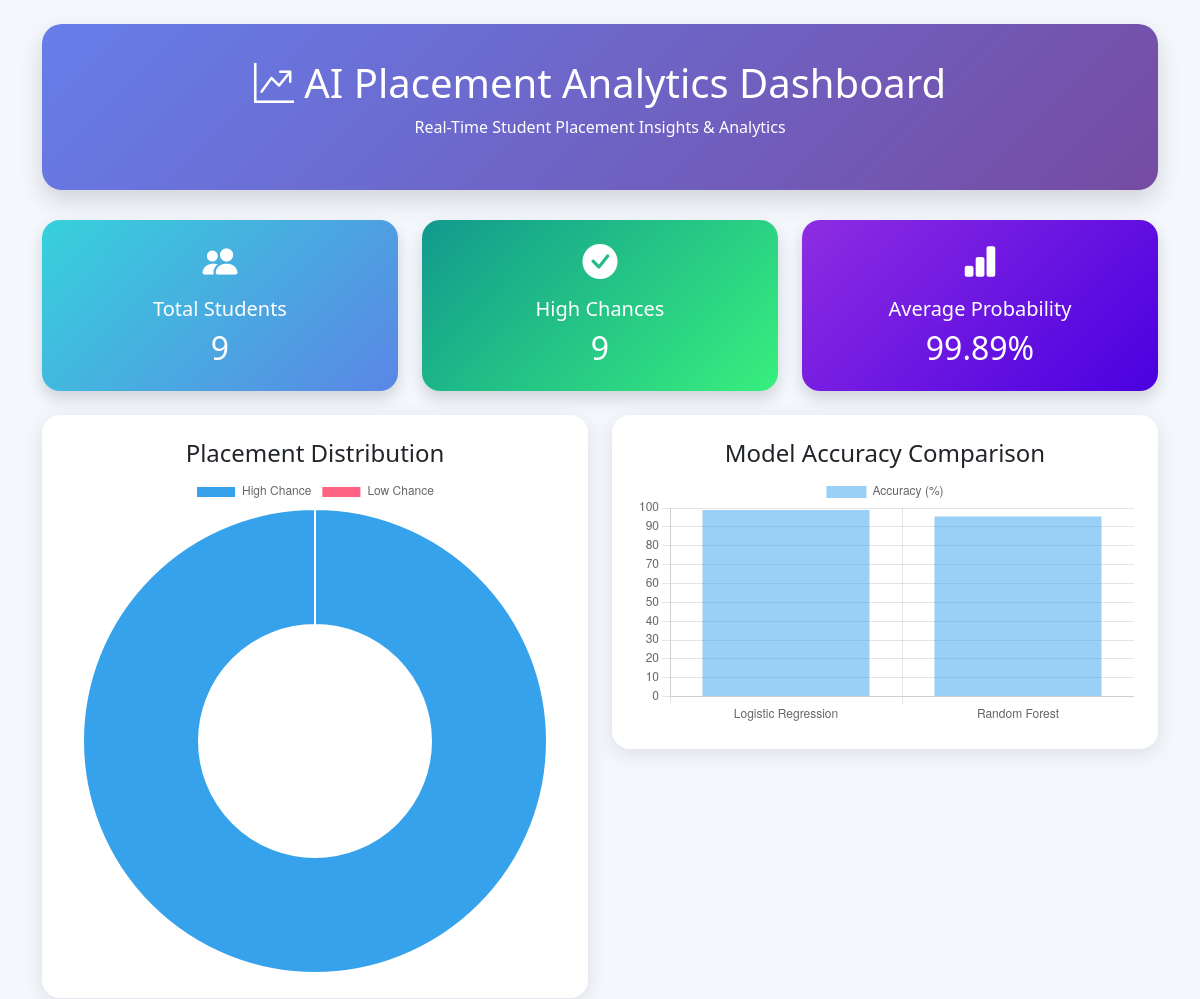
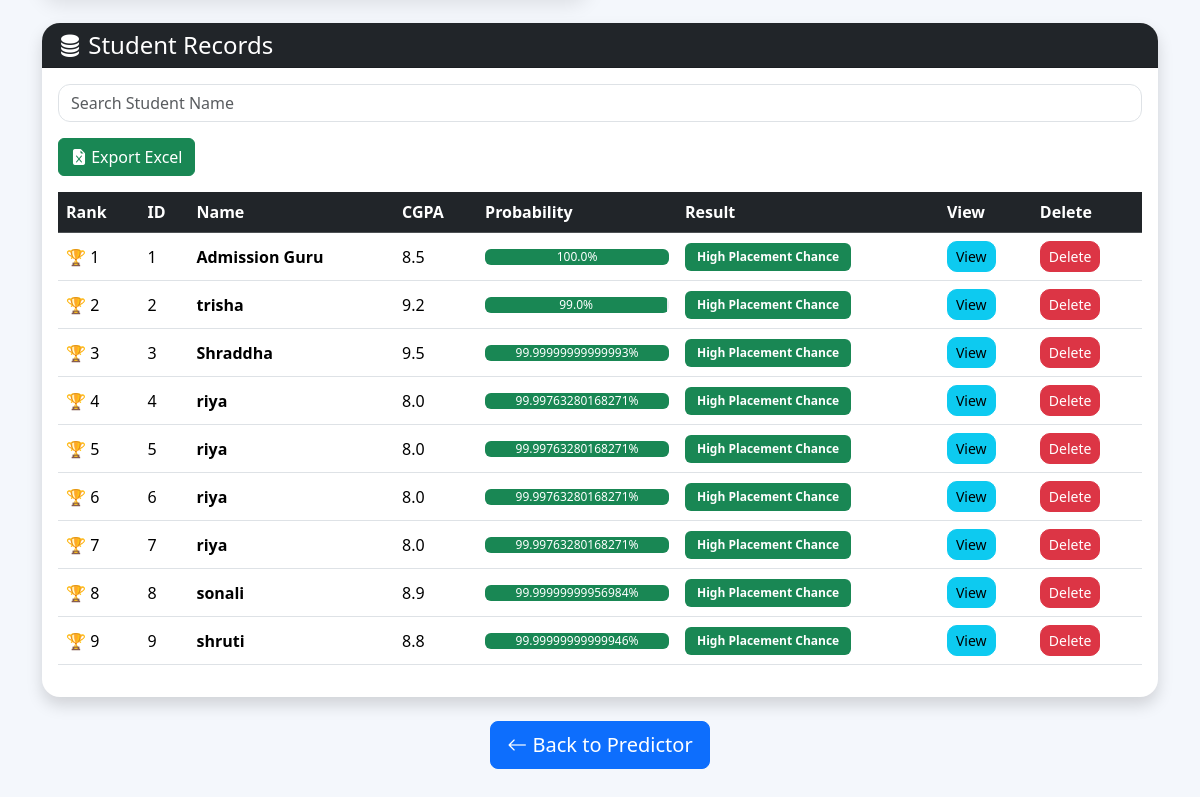
The app's page /dashboard, older data (2 pictures, top to bottom).
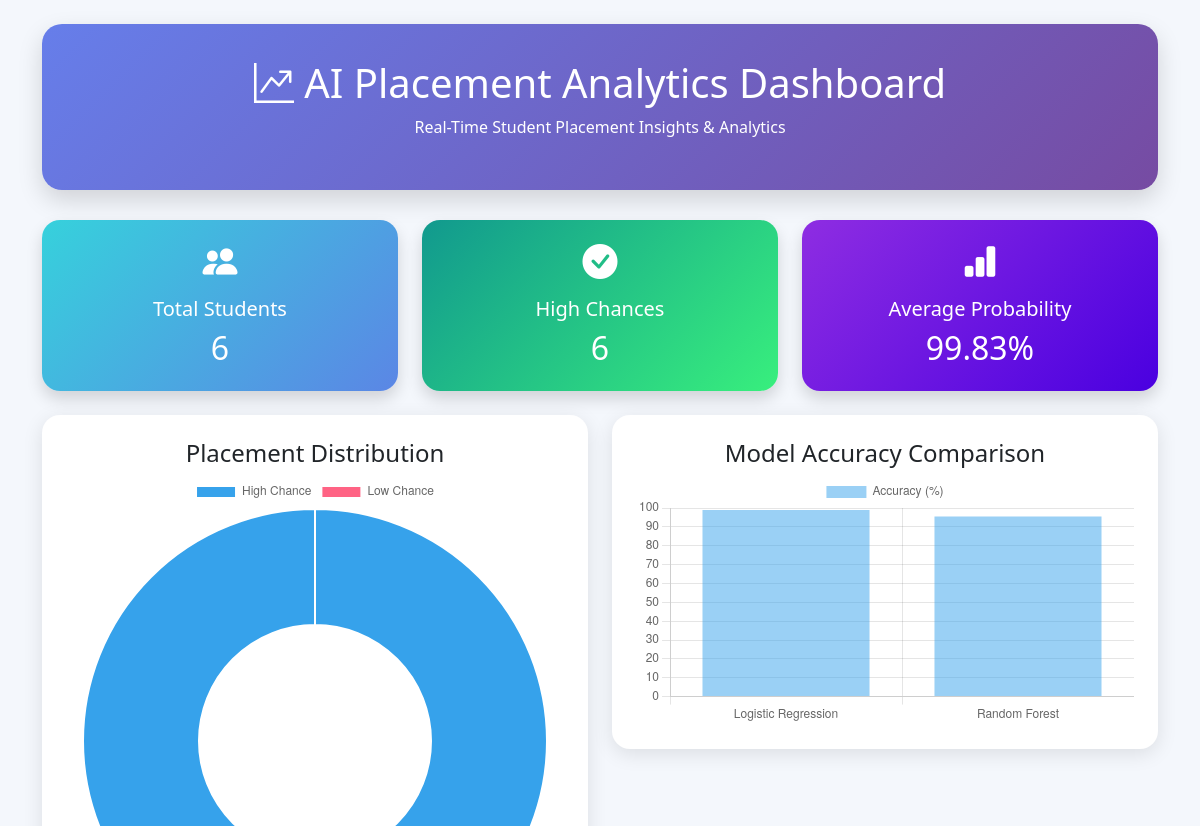
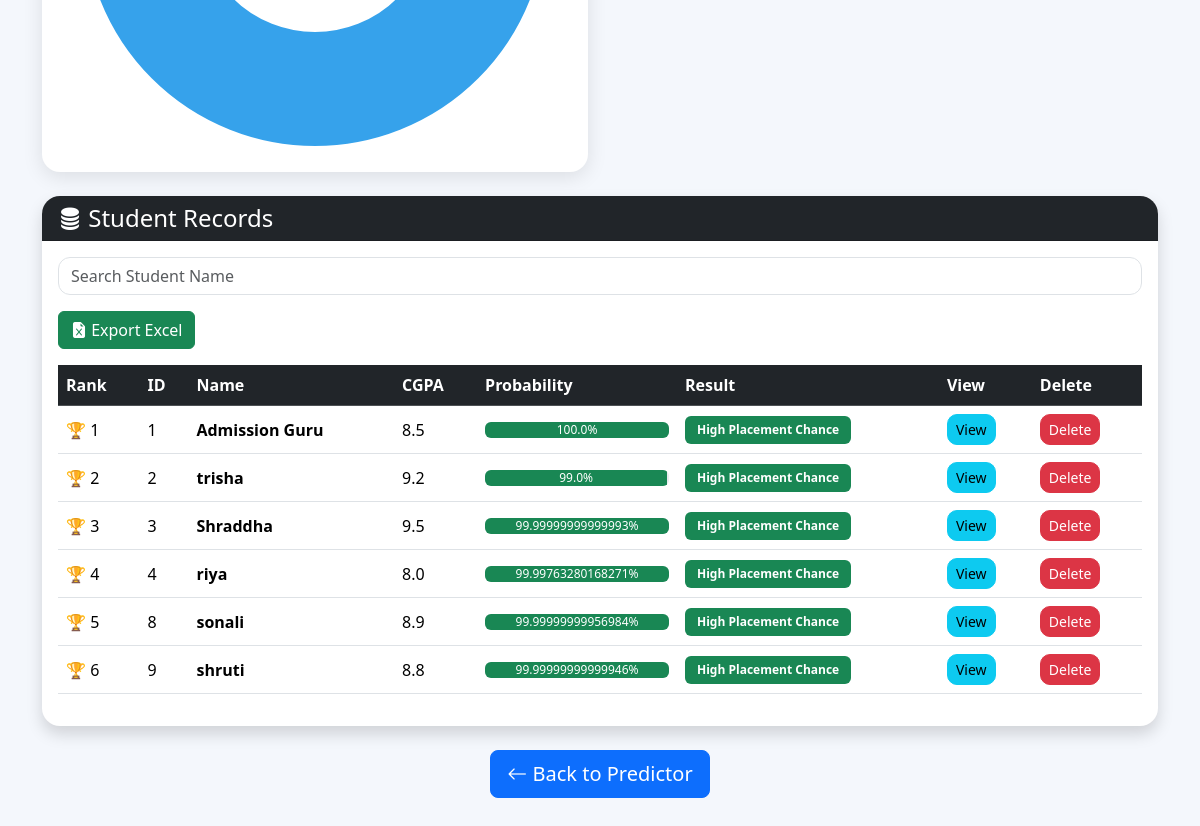
The same page, newer data (2 pictures, top to bottom).
### tables this page shows
CREATE TABLE students(
    id INTEGER PRIMARY KEY AUTOINCREMENT,
    name TEXT,
    cgpa REAL,
    aptitude INTEGER,
    communication INTEGER,
    projects INTEGER,
    internships INTEGER,
    certifications INTEGER,
    dsa INTEGER,
    probability REAL,
    result TEXT
);

### app.py (the view)
@app.route("/dashboard")
def dashboard():
    lr_accuracy = 99
    rf_accuracy = 95.5
    search = request.args.get("search")
    conn = sqlite3.connect("students.db")
    cursor = conn.cursor()
    if search:
        cursor.execute("""
        SELECT * FROM students
        ORDER BY probability DESC
        """)
    else:
        cursor.execute("SELECT * FROM students")
    students = cursor.fetchall()
    cursor.execute("""
        SELECT COUNT(*)
        FROM students
        WHERE result='High Placement Chance'
    """)
    high = cursor.fetchone()[0]
    cursor.execute("""
        SELECT COUNT(*)
        FROM students
        WHERE result='Low Placement Chance'
    """)
    low = cursor.fetchone()[0]
    cursor.execute("""
        SELECT AVG(probability)
        FROM students
    """)
    avg_probability = cursor.fetchone()[0]
    conn.close()
    if avg_probability is None:
        avg_probability = 0
    return render_template(
        "dashboard.html",
        students=students,
        high=high,
        low=low,
        avg_probability=round(avg_probability, 2),
        lr_accuracy=lr_accuracy,
        rf_accuracy=rf_accuracy
    )

### templates/dashboard.html (shortened to what this page needs)
<!DOCTYPE html>
<html lang="en">
<head>
<link href="https://cdn.jsdelivr.net/npm/bootstrap@5.3.3/dist/css/bootstrap.min.css"
      rel="stylesheet">
<link rel="stylesheet"
      href="https://cdn.jsdelivr.net/npm/bootstrap-icons@1.11.3/font/bootstrap-icons.css">
</head>
<body>
<div class="container mt-4">
    <div class="dashboard-header">
        <h1>
            <i class="bi bi-graph-up-arrow"></i>
            AI Placement Analytics Dashboard
        </h1>
        <p class="mt-2">
            Real-Time Student Placement Insights & Analytics
        </p>
    </div>
    <div class="row g-4">
        <div class="col-md-4">
            <div class="card stat-card card-blue shadow">
                <div class="card-body text-center">
                    <i class="bi bi-people-fill icon"></i>
                    <h5 class="mt-2">
                        Total Students
                    </h5>
                    <h2>
                        {{ students|length }}
                    </h2>
                </div>
            </div>
        </div>
        <div class="col-md-4">
            <div class="card stat-card card-green shadow">
                <div class="card-body text-center">
                    <i class="bi bi-check-circle-fill icon"></i>
                    <h5 class="mt-2">
                        High Chances
                    </h5>
                    <h2>
                        {{ high }}
                    </h2>
                </div>
            </div>
        </div>
        <div class="col-md-4">
            <div class="card stat-card card-purple shadow">
                <div class="card-body text-center">
                    <i class="bi bi-bar-chart-fill icon"></i>
                    <h5 class="mt-2">
                        Average Probability
                    </h5>
                    <h2>
                        {{ avg_probability }}%
                    </h2>
                </div>
            </div>
        </div>
    </div>
    <div class="row mt-4">
        <div class="col-md-6">
            <div class="card chart-card p-4">
                <h4 class="text-center">
                    Placement Distribution
                </h4>
                <canvas id="placementChart"></canvas>
            </div>
        </div>
        <div class="col-md-6">
            <div class="card chart-card p-4">
                <h4 class="text-center">
                    Model Accuracy Comparison
                </h4>
                <canvas id="accuracyChart"></canvas>
            </div>
        </div>
    </div>
    <div class="card table-card shadow mt-4">
        <div class="card-header bg-dark text-white">
            <h4 class="mb-0">
                <i class="bi bi-database-fill"></i>
                Student Records
            </h4>
        </div>
        <div class="card-body">
            <form method="GET"
                  action="/dashboard"
                  class="mb-3">
                <input type="text"
                       name="search"
                       class="form-control search-box"
                       placeholder="Search Student Name">
            </form>
            <a href="/export"
               class="btn btn-success mb-3">
               <i class="bi bi-file-earmark-excel-fill"></i>
               Export Excel
            </a>
            <div class="table-responsive">
            <table class="table table-hover align-middle">
                <thead class="table-dark">
                <tr>
                    <th>Rank</th>
                    <th>ID</th>
                    <th>Name</th>
                    <th>CGPA</th>
                    <th>Probability</th>
                    <th>Result</th>
                    <th>View</th>
                    <th>Delete</th>
                </tr>
                </thead>
                <tbody>
                {% for student in students %}
                <tr>
                    <td>
                        🏆 {{ loop.index }}
                    </td>
                    <td>{{ student[0] }}</td>
                    <td>
                        <strong>{{ student[1] }}</strong>
                    </td>
                    <td>{{ student[2] }}</td>
                    <td>
                        <div class="progress">
                            <div class="progress-bar bg-success"
                                 style="width: {{ student[9] }}%;">
                                {{ student[9] }}%
                            </div>
                        </div>
                    </td>
                    <td>
                        {% if "High" in student[10] %}
                        <span class="badge badge-high">
                            {{ student[10] }}
                        </span>
                        {% else %}
                        <span class="badge badge-low">
                            {{ student[10] }}
                        </span>
                        {% endif %}
                    </td>
                    <td>
                        <a href="/student/{{ student[0] }}"
                           class="btn btn-info btn-sm action-btn">
                            View
                        </a>
                    </td>
                    <td>
                        <a href="/delete/{{ student[0] }}"
                           class="btn btn-danger btn-sm action-btn">
                            Delete
                        </a>
                    </td>
                </tr>
                {% endfor %}
                </tbody>
            </table>
            </div>
        </div>
    </div>
    <div class="text-center mt-4 mb-5">
        <a href="/"
           class="btn btn-primary btn-lg">
            <i class="bi bi-arrow-left"></i>
            Back to Predictor
        </a>
    </div>
</div>
<script>
const placementCtx =
document.getElementById('placementChart');
new Chart(placementCtx,{
    type:'doughnut',
    data:{
        labels:['High Chance','Low Chance'],
        datasets:[{
            data:[{{ high }},{{ low }}]
        }]
    }
});
const accuracyCtx =
document.getElementById('accuracyChart');
new Chart(accuracyCtx,{
    type:'bar',
    data:{
        labels:[
            'Logistic Regression',
            'Random Forest'
        ],
        datasets:[{
            label:'Accuracy (%)',
            data:[
                {{ lr_accuracy }},
                {{ rf_accuracy }}
            ]
        }]
    }
});
</script>
</body>
</html>

### templates/dashboard.html (style rules this page uses)
body { background:#f4f7fc; font-family:'Segoe UI',sans-serif; }
.dashboard-header { background:linear-gradient(135deg,#667eea,#764ba2); color:white; border-radius:20px; padding:35px; text-align:center; margin-bottom:30px; box-shadow:0 10px 25px rgba(0,0,0,0.15); }
.stat-card { border:none; border-radius:18px; color:white; transition:0.3s; }
.card-blue { background:linear-gradient(135deg,#36d1dc,#5b86e5); }
.card-green { background:linear-gradient(135deg,#11998e,#38ef7d); }
.card-purple { background:linear-gradient(135deg,#8e2de2,#4a00e0); }
.icon { font-size:35px; }
.chart-card { border:none; border-radius:18px; box-shadow:0 5px 20px rgba(0,0,0,0.1); }
.table-card { border:none; border-radius:18px; overflow:hidden; }
.search-box { border-radius:12px; }
.badge-high { background:#198754; padding:8px 12px; }
.action-btn { border-radius:10px; }

Row changes from the older to the newer data that the page shows:
removed students: id "5", name "riya", cgpa "8.0", probability "99.99763280168271", result "High Placement Chance"
removed students: id "6", name "riya", cgpa "8.0", probability "99.99763280168271", result "High Placement Chance"
removed students: id "7", name "riya", cgpa "8.0", probability "99.99763280168271", result "High Placement Chance"
Text that changed along with them:
{{ students|length }}: "9" → "6"
{{ high }}: "9" → "6"
{{ avg_probability }}: "99.89" → "99.83"
